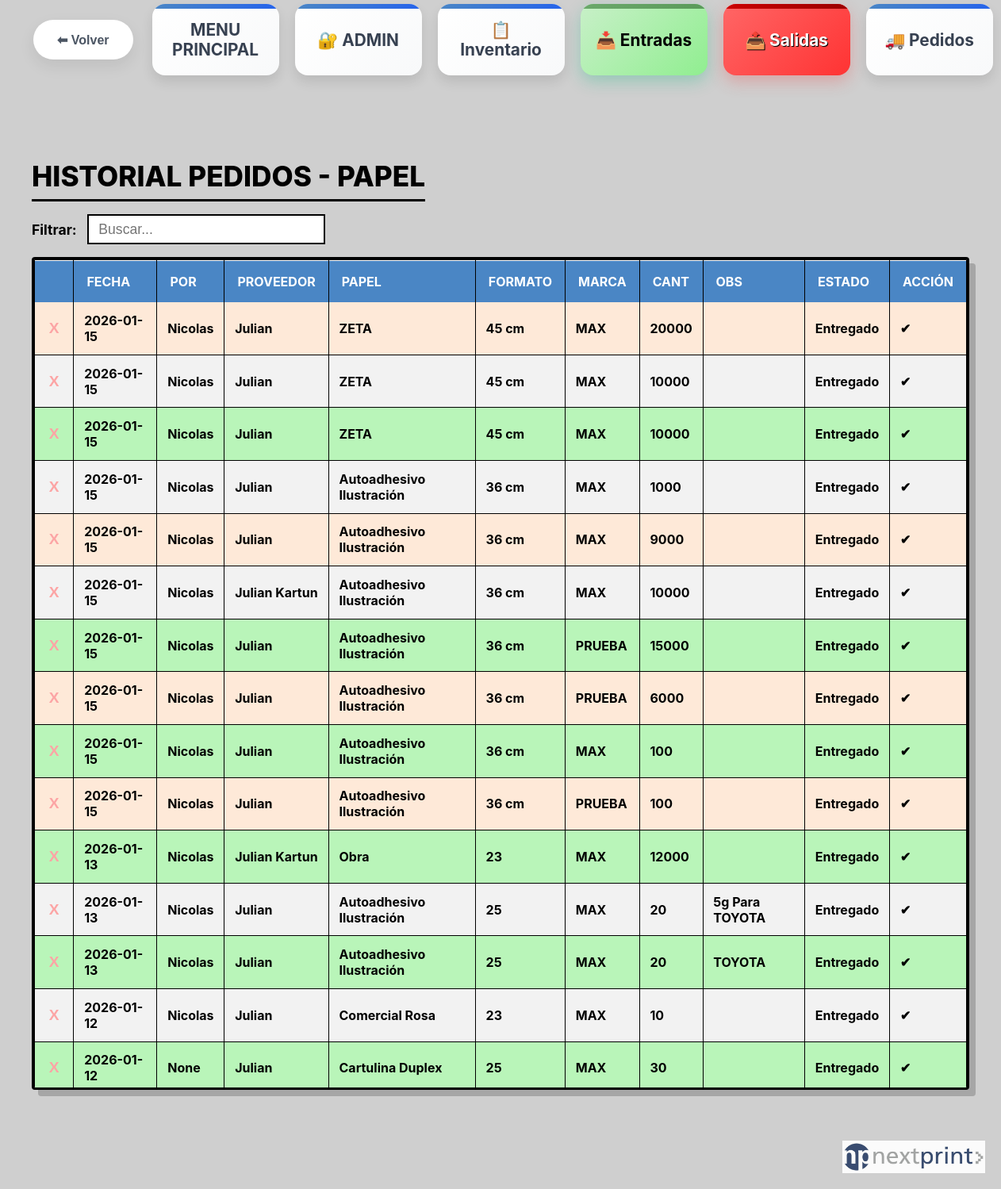
Before: /papel/pedidos/historial (signed in) with the older database file.
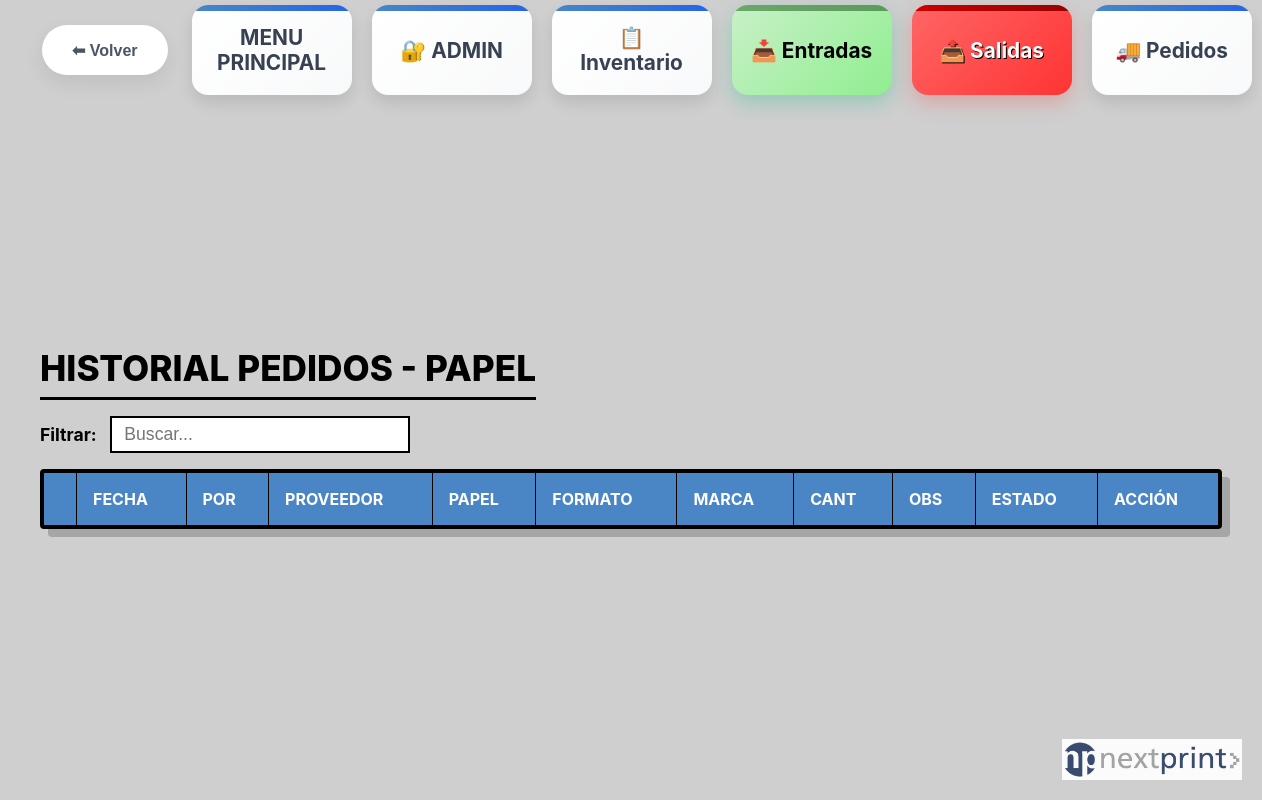
After: the same page with the newer database file.
### tables this page shows
CREATE TABLE papel_pedidos (
    id INTEGER PRIMARY KEY AUTOINCREMENT,
    fecha TEXT NOT NULL,
    tipo_papel TEXT NOT NULL,
    gramaje TEXT NOT NULL,
    formato TEXT NOT NULL,
    marca TEXT NOT NULL,
    proveedor TEXT NOT NULL,
    cantidad INTEGER NOT NULL,
    observaciones TEXT,
    estado TEXT NOT NULL DEFAULT 'En espera'
, pedido_por TEXT, afecta_stock INTEGER DEFAULT 1, es_interno INTEGER DEFAULT 0);

### app.py (the view)
@app.route("/papel/pedidos/historial")
def papel_pedidos_historial():
    conn = get_conn()
    registros = conn.execute("SELECT * FROM papel_pedidos ORDER BY id DESC").fetchall()
    conn.close()
    return render_template("base.html", vista="papel_pedidos_historial", modo="papel", registros=registros)

### app.py (called while the page is built)
def get_db_connection():
    conn = sqlite3.connect(DB_PATH) # <-- Usamos la variable que calculamos arriba
    conn.row_factory = sqlite3.Row
    return conn

@app.before_request
def requerir_login():
    rutas_publicas = ['login', 'static']
    if request.endpoint == 'static' or request.endpoint == 'login':
        return
    if not session.get("app_authorized"):
        return redirect(url_for("login"))

### templates/base.html (shortened to what this page needs)
<!DOCTYPE html>
<html lang="es">
<head>
    <link rel="stylesheet" href="{{ url_for('static', filename='styles.css') }}?v=2">
</head>
<body>
    {% if vista != 'login_global' %}
    <header class="top-bar">
        <div class="header-inner">
            <button type="button" class="btn-volver" onclick="window.history.back()">
                <span>⬅ Volver</span>
            </button>
            {% set is_papel = (modo == 'papel') %}
            {% set is_menu = (vista == 'menu') %}
            <nav class="menu-principal">
                <a href="{{ url_for('menu_principal') }}" class="menu-item">
                    MENU PRINCIPAL
                </a>
                {% if is_menu %}
                {% elif is_papel %}
                <a href="{{ url_for('papel_admin') }}" class="menu-item">🔐 ADMIN</a>
                <a href="{{ url_for('papel_inventario') }}" class="menu-item">📋 Inventario</a>
                <a href="{{ url_for('papel_entradas') }}" class="menu-item entradas">📥 Entradas</a>
                <a href="{{ url_for('papel_salidas') }}" class="menu-item salidas">📤 Salidas</a>
                <a href="{{ url_for('papel_pedidos') }}" class="menu-item">🚚 Pedidos</a>
                {% endif %}
            </nav>
        </div>
    </header>
    {% endif %}
    <main class="contenido {% if vista == 'menu' %}contenido-menu{% else %}contenido-app{% endif %}">
        {% if vista == "login_global" %}
        <div class="login-container">
            <form class="login-form" method="POST" action="{{ url_for('login') }}">
                <h2 class="login-title">Bienvenido</h2>
                {% if error %}
                <div class="login-error">{{ error }}</div>
                {% endif %}
                <div class="form-group-login">
                    <label for="usuario">Usuario</label>
                    <input type="text" name="usuario" id="usuario" required autofocus placeholder="Ingresá tu usuario">
                </div>
                <div class="form-group-login">
                    <label for="contrasena">Contraseña</label>
                    <input type="password" name="contrasena" id="contrasena" required placeholder="••••••••">
                </div>
                <div class="chk-container">
                    <input type="checkbox" name="recordar" id="recordar">
                    <label for="recordar">Recordar mi dispositivo</label>
                </div>
                <button type="submit" class="btn-login-submit">Ingresar</button>
                <div class="login-footer">
                    © 2026 Nextprint Stock
                </div>
            </form>
        </div>
            {% elif vista == "papel_pedidos_historial" %}
            <section class="historial">
                <h1 class="historial-titulo">Historial Pedidos - Papel</h1>
                <div class="historial-filtro">
                    <label>Filtrar:</label>
                    <input id="filtro-papel-ped" type="text" placeholder="Buscar...">
                </div>
                <div class="historial-tabla-wrapper">
                    <table class="historial-tabla" id="tabla-papel-pedidos">
                        <thead>
                            <tr>
                                <th style="width: 30px;"></th>
                                <th>Fecha</th>
                                <th>POR</th>
                                <th>PROVEEDOR</th>
                                <th>Papel</th>
                                <th>Formato</th>
                                <th>Marca</th>
                                <th>Cant</th>
                                <th>Obs</th>
                                <th>Estado</th>
                                <th>Acción</th>
                            </tr>
                        </thead>
                        <tbody>
                            {% for r in registros %}
                            <tr
                                class="{% if r['estado'] == 'Entregado' %}pedido-entregado{% endif %} {% if r['es_interno'] %}pedido-interno{% endif %}">
                                <td style="width: 30px; text-align: center;">
                                    {% if r['estado'] == 'Entregado' %}
                                    <button class="btn-borrar-historial-papel" data-id="{{ r['id'] }}">X</button>
                                    {% endif %}
                                </td>
                                <td>{{ r['fecha'] }}</td>
                                <td>{{ r['pedido_por'] }}</td>
                                <td>{{ r['proveedor'] }}</td>
                                <td>{{ r['tipo_papel'] }}</td>
                                <td>{{ r['formato'] }}</td>
                                <td>{{ r['marca'] }}</td>
                                <td>{{ r['cantidad'] }}</td>
                                <td>{{ r['observaciones'] }}</td>
                                <td class="estado-pedido">{{ r['estado'] }}</td>
                                <td>
                                    {% if r['estado'] != 'Entregado' %}
                                    {% if r['es_interno'] %}
                                    <button type="button" class="btn-reservado btn-entregado-papel"
                                        data-id="{{ r['id'] }}">
                                        Reservado
                                    </button>
                                    {% else %}
                                    <button type="button" class="btn-entregado btn-entregado-papel"
                                        data-id="{{ r['id'] }}">
                                        Entregado
                                    </button>
                                    {% endif %}
                                    {% else %}
                                    ✔
                                    {% endif %}
                                </td>
                            </tr>
                            {% endfor %}
                        </tbody>
                    </table>
                </div>
            </section>
            {% endif %}
    </main>
    {% if vista != 'login_global' %}
    <img src="{{ url_for('static', filename='img/logo-nextprint.png') }}" alt="Nextprint" class="logo-fixed">
    {% endif %}
</body>
</html>

Changed rows visible on the page:
removed papel_pedidos: fecha "2026-01-15", pedido_por "Nicolas", proveedor "Julian", tipo_papel "ZETA", formato "45 cm", marca "MAX", cantidad "20000", estado "Entregado"
removed papel_pedidos: fecha "2026-01-15", pedido_por "Nicolas", proveedor "Julian", tipo_papel "ZETA", formato "45 cm", marca "MAX", cantidad "10000", estado "Entregado"
removed papel_pedidos: fecha "2026-01-15", pedido_por "Nicolas", proveedor "Julian", tipo_papel "ZETA", formato "45 cm", marca "MAX", cantidad "10000", estado "Entregado"
removed papel_pedidos: fecha "2026-01-15", pedido_por "Nicolas", proveedor "Julian", tipo_papel "Autoadhesivo Ilustración", formato "36 cm", marca "MAX", cantidad "1000", estado "Entregado"
removed papel_pedidos: fecha "2026-01-15", pedido_por "Nicolas", proveedor "Julian", tipo_papel "Autoadhesivo Ilustración", formato "36 cm", marca "MAX", cantidad "9000", estado "Entregado"
removed papel_pedidos: fecha "2026-01-15", pedido_por "Nicolas", proveedor "Julian Kartun", tipo_papel "Autoadhesivo Ilustración", formato "36 cm", marca "MAX", cantidad "10000", estado "Entregado"
removed papel_pedidos: fecha "2026-01-15", pedido_por "Nicolas", proveedor "Julian", tipo_papel "Autoadhesivo Ilustración", formato "36 cm", marca "PRUEBA", cantidad "15000", estado "Entregado"
removed papel_pedidos: fecha "2026-01-15", pedido_por "Nicolas", proveedor "Julian", tipo_papel "Autoadhesivo Ilustración", formato "36 cm", marca "PRUEBA", cantidad "6000", estado "Entregado"
removed papel_pedidos: fecha "2026-01-15", pedido_por "Nicolas", proveedor "Julian", tipo_papel "Autoadhesivo Ilustración", formato "36 cm", marca "MAX", cantidad "100", estado "Entregado"
removed papel_pedidos: fecha "2026-01-15", pedido_por "Nicolas", proveedor "Julian", tipo_papel "Autoadhesivo Ilustración", formato "36 cm", marca "PRUEBA", cantidad "100", estado "Entregado"
removed papel_pedidos: fecha "2026-01-13", pedido_por "Nicolas", proveedor "Julian Kartun", tipo_papel "Obra", formato "23", marca "MAX", cantidad "12000", estado "Entregado"
removed papel_pedidos: fecha "2026-01-13", pedido_por "Nicolas", proveedor "Julian", tipo_papel "Autoadhesivo Ilustración", formato "25", marca "MAX", cantidad "20", observaciones "5g Para TOYOTA", estado "Entregado"
removed papel_pedidos: fecha "2026-01-13", pedido_por "Nicolas", proveedor "Julian", tipo_papel "Autoadhesivo Ilustración", formato "25", marca "MAX", cantidad "20", observaciones "TOYOTA", estado "Entregado"
removed papel_pedidos: fecha "2026-01-12", pedido_por "Nicolas", proveedor "Julian", tipo_papel "Comercial Rosa", formato "23", marca "MAX", cantidad "10", estado "Entregado"
removed papel_pedidos: fecha "2026-01-12", pedido_por "None", proveedor "Julian", tipo_papel "Cartulina Duplex", formato "25", marca "MAX", cantidad "30", estado "Entregado"
